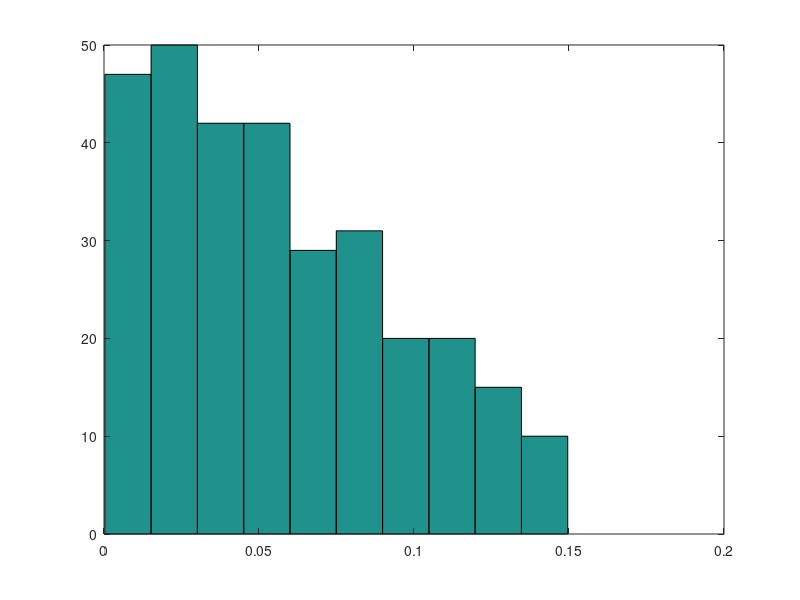
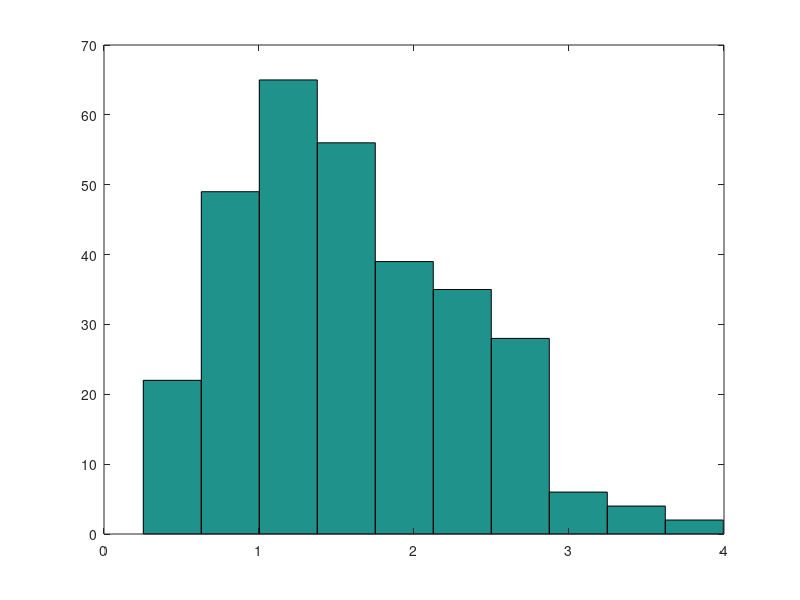

MATLAB code to generate these figures, in order: (Note: this script raises an error after producing the figures.)

lambda=2;
x=1:0.1:8;
f=sqrt(2/pi)*x.^2.*exp(-x.^2/2);
plot(x,f)
g=2*(x./lambda^2).*exp(-(x/lambda).^2);
plot(x,g)
xs=sqrt(2);
A=2*sqrt(2)*pi*xs*exp(-xs^2/4);
%%
N=1e4;

X=real(sqrt(-lambda^2*log(-(rand(N,1))))); % Does the A fit here? or can we treat it later?
X=real(2*sqrt(-log(-(rand(N,1)))));
% X=A*(sqrt(-lambda^2*log(-rand(N,1)))); % generate exponential samples
U=rand(N,1).*X;
p=sqrt(2)*pi*X.^2.*exp(-(X.^2/2));
% z=zeros(size(U));
% z(A*U<=p)=1;
% Accepted=U.*z;
Accepted=U(A.*U<=p);
X_accepted=X(A.*U<=p);
Accepted(Accepted==0)=[];
% figure(4)
% hist(Accepted)
s=length(Accepted);
sample2=sqrt(randn(s,1).^2+randn(s,1).^2+randn(s,1).^2);
h=kstest2(Accepted,sample2)
hist(Accepted)
figure(2),hist(sample2)
% figure(2)
% scatter(X,abs(Accepted));
% lalu=abs(Accepted);
% 
% figure(3)
% scatter(X,p)
% hold on
% scatter(X,U)

%% KS tests multiple times
M=1e4;
times=1e3;
fail=0;
P=[];
fail=0;
for i=1:times
[samples] = lastname_firstname_hw2_prob1(M);
sample2=sqrt(randn(M,1).^2+randn(M,1).^2+randn(M,1).^2);

[h,p]=kstest2(samples,sample2);
P=[P;p];

    fail=fail+h;
end
fail
hist(sample2,10);
figure,hist(samples,10)
% hist(P,20);
% hist(P,5);
